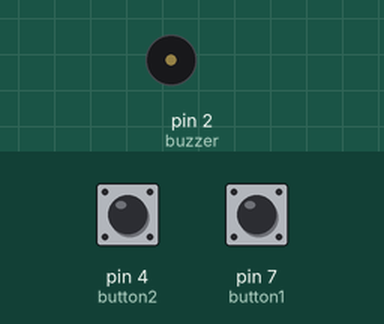
This sketch was run on a simulated Arduino Uno, built with avr-gcc and run on an emulated ATmega328P. Parts: buzzer (waves = sounding, pin HIGH). Inputs (shaded band) come from the test bench; at power-on: pin 4 (button2) LOW, pin 7 (button1) HIGH.

Above: at 1.2 s.
1.3 s: pin 4 (button2) pulled HIGH for 0.15 s
At 1.4 s:
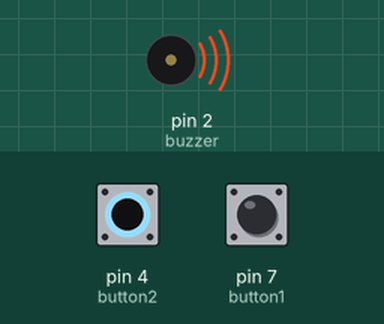
3.0 s: pin 4 (button2) pulled HIGH for 3.2 s
At 7.0 s:
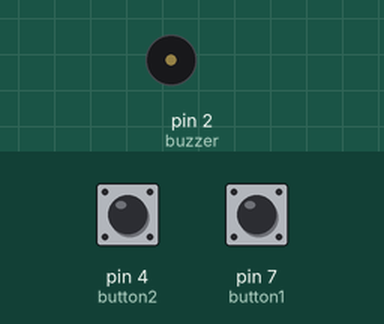
Timing chart, 0 to 8.5 s (numbered marks = the images above; inputs shaded):
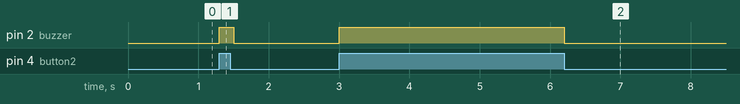

The sketch:

scenario2_dual-check_alarm.ino
```cpp
// Wiring code generated from an ArduinoML model
// Application name: dualCheckAlarm

long debounce = 200;

enum STATE {on, off};
STATE currentState = off;

boolean button1BounceGuard = false;
long button1LastDebounceTime = 0;
const int button1 = 7;

boolean button2BounceGuard = false;
long button2LastDebounceTime = 0;
const int button2 = 4;
const int buzzer = 2;

void setup(){
  pinMode(button1, INPUT);  // Sensor
  pinMode(button2, INPUT);  // Sensor
  pinMode(buzzer, OUTPUT); // Actuator
}

void loop() {
        switch(currentState){
                case on:
                        digitalWrite(buzzer,HIGH);
                        button1BounceGuard = millis() - button1LastDebounceTime > debounce;
                        if((digitalRead(button1) == LOW || digitalRead(button2) == LOW) && button1BounceGuard) {
                                button1LastDebounceTime = millis();
                                currentState = off;
                        }
                        break;
                case off:
                        digitalWrite(buzzer,LOW);
                        button1BounceGuard = millis() - button1LastDebounceTime > debounce;
                        if((digitalRead(button1) == HIGH && digitalRead(button2)) == HIGH && button1BounceGuard) {
                                button1LastDebounceTime = millis();
                                currentState = on;
                        }
                        break;
        }
}
```

Measured:
- after the input at 1.3 s, pin 2 (buzzer): LOW → HIGH at once, → LOW 0.20 s later
- after the input at 3.0 s, pin 2 (buzzer): LOW → HIGH at once, → LOW 3.2 s later
